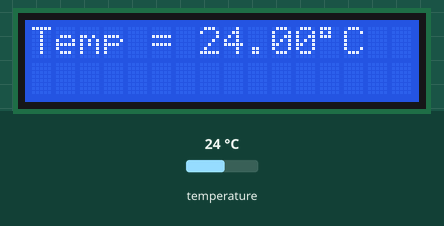
The sketch below on a simulated Arduino Uno, built with avr-gcc and run on an emulated ATmega328P. Parts: 16×2 character LCD. The inputs (shaded band) are chosen by the test bench; at power-on: temperature 24 °C.

Above: at 1.3 s.
1.4 s: temperature set to 12 °C
At 3.2 s:
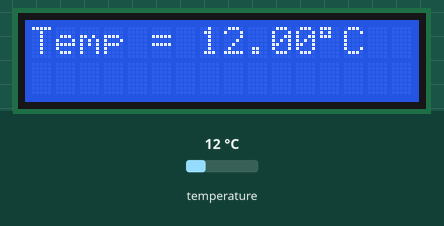
4.2 s: temperature set to 19 °C
At 5.0 s:
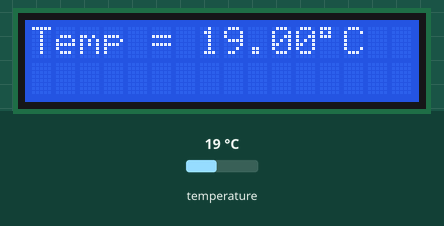
6.7 s: temperature set to 28 °C
At 8.6 s:
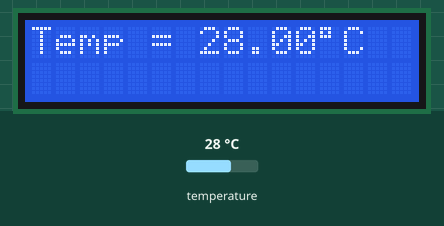
Timing chart, 0 to 10.1 s (numbered marks = the images above; inputs shaded):
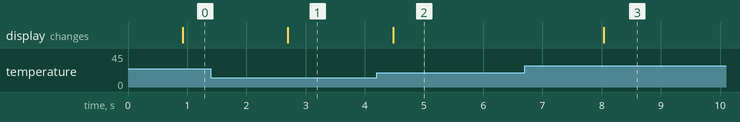

Measured:
- after the input at 1.4 s, the display: changes after 1.3 s (image 1)
- after the input at 4.2 s, the display: changes after 0.28 s (image 2)
- after the input at 6.7 s, the display: changes after 1.3 s (image 3)

The sketch:

DS18B20_LCD.ino
```cpp
#include <Wire.h>
#include <LiquidCrystal_I2C.h>
#include <OneWire.h>
#include <DallasTemperature.h>

LiquidCrystal_I2C lcd(0x27, 16, 2);  // set the LCD address to 0x27 for a 16 chars and 2 line display

#define ONE_WIRE_BUS 15
// Setup a oneWire instance to communicate with any OneWire devices (not just Maxim/Dallas temperature ICs)
OneWire oneWire(ONE_WIRE_BUS);

// Pass our oneWire reference to Dallas Temperature.
DallasTemperature sensors(&oneWire);

void setup()
{
  lcd.init();                      // initialize the lcd
  lcd.init();
  lcd.clear();                      // make sure the LCD is clean
  lcd.backlight();                  // turn on LCD backlight
  sensors.begin();
}


void loop()
{
  // Send the command to get temperatures
  sensors.requestTemperatures();

  // We use the function ByIndex to get the temperature from the first sensor
  float tempC = sensors.getTempCByIndex(0);

  lcd.setCursor(0,0);         // set position to column 0, row 0
  lcd.print("Temp = ");
  lcd.print(tempC);           // print temperature value
  lcd.write(0x0DF);           // print degree symbol
  lcd.print("C");
  delay(1000);                // wait a little while
}
```
